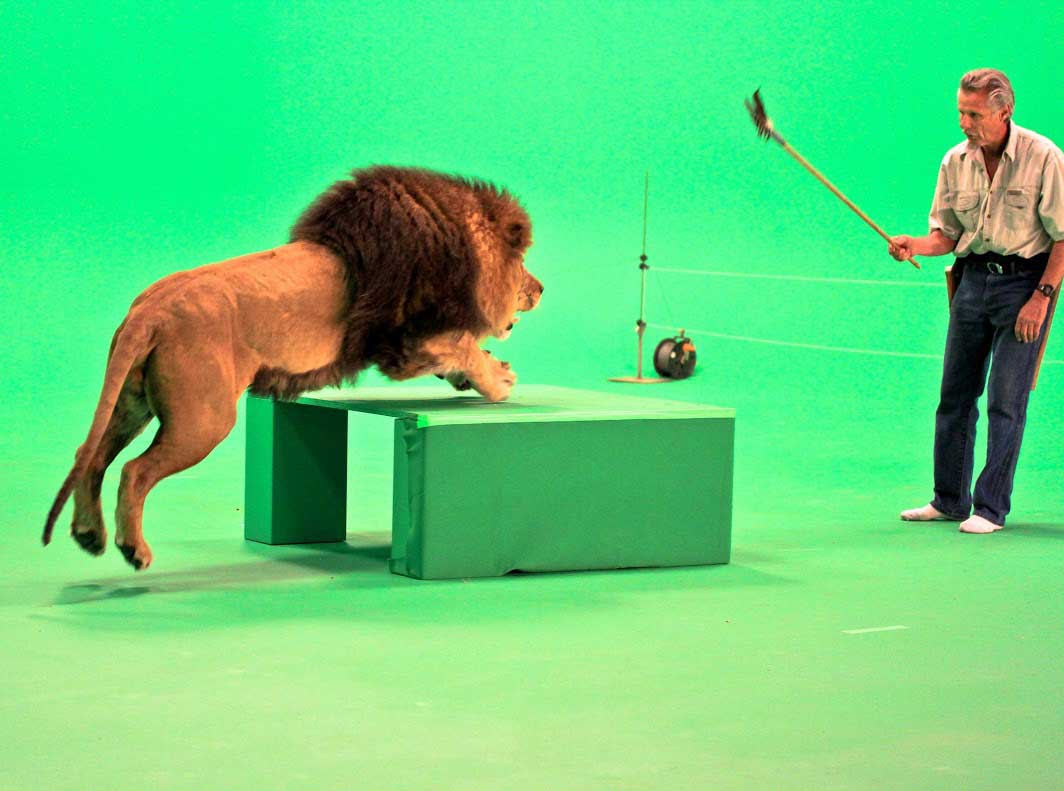
#> input picture 08112019/contest_round_2/01/lion.jpg, 1064 x 791 px
$ python main.py
#> lines starting #> are read from the running program, lines starting #| are printed output that depends on the picture
import cv2
import numpy as np

img = cv2.imread('lion.jpg')
#> img is the input picture: shape (791, 1064, 3); mean B, G, R 122.9, 209.5, 96.9
hsv_img = cv2.imread('lionHSV.jpg')
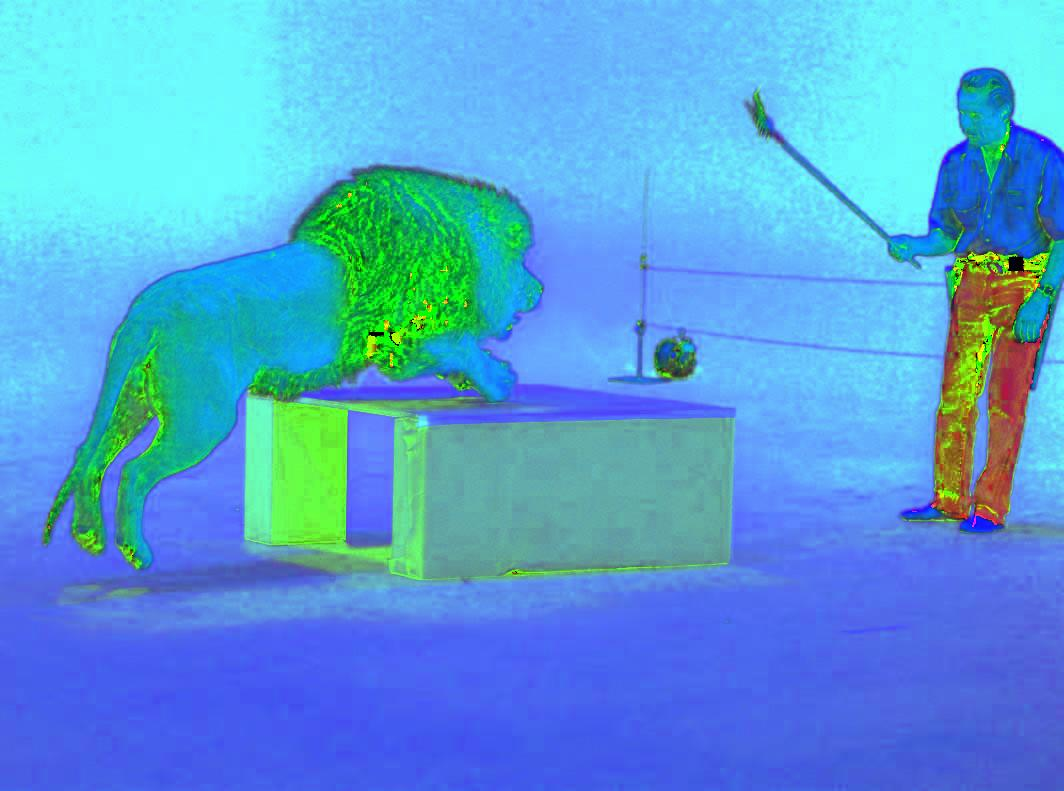
#> input picture 08112019/contest_round_2/01/lionHSV.jpg, 1064 x 791 px
#> hsv_img is the input picture: shape (791, 1064, 3); mean B, G, R 215.8, 159.6, 84.7
gray = cv2.cvtColor(img,cv2.COLOR_BGR2GRAY)
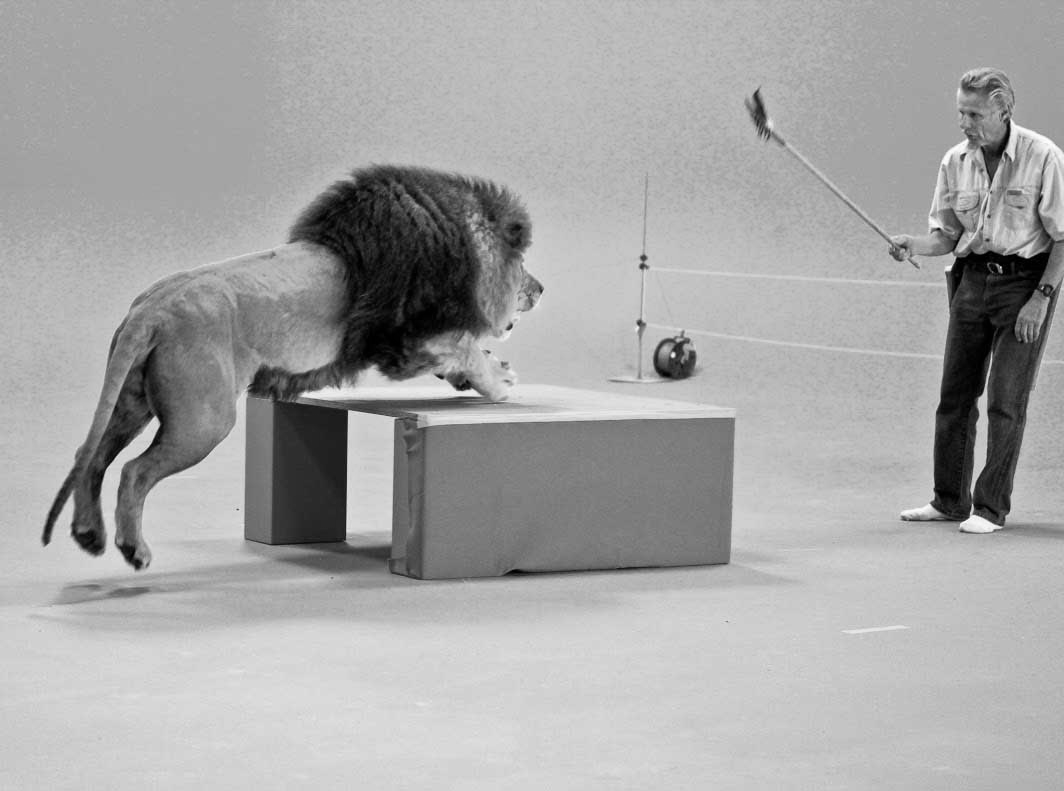
#> gray: shape (791, 1064); min 0, max 254, mean 165.9
gray = cv2.merge((gray,gray,gray))
#> gray: shape (791, 1064, 3)
result = np.concatenate((img,hsv_img,gray),axis=1)
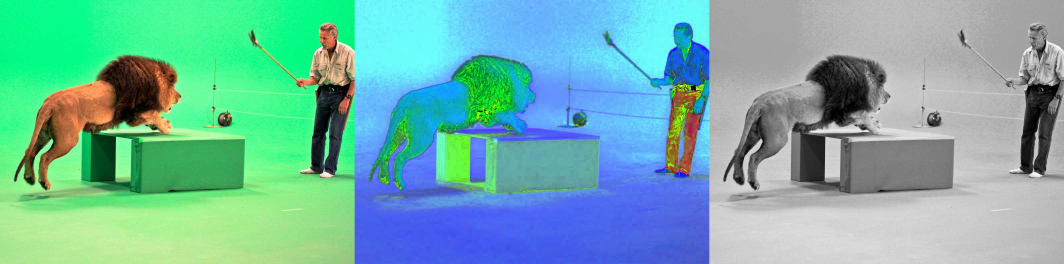
#> result: shape (791, 3192, 3) (shown at 1/3 size); mean B, G, R 168.2, 178.3, 115.8
cv2.imwrite('result.jpg',result)
cv2.waitKey(0)
